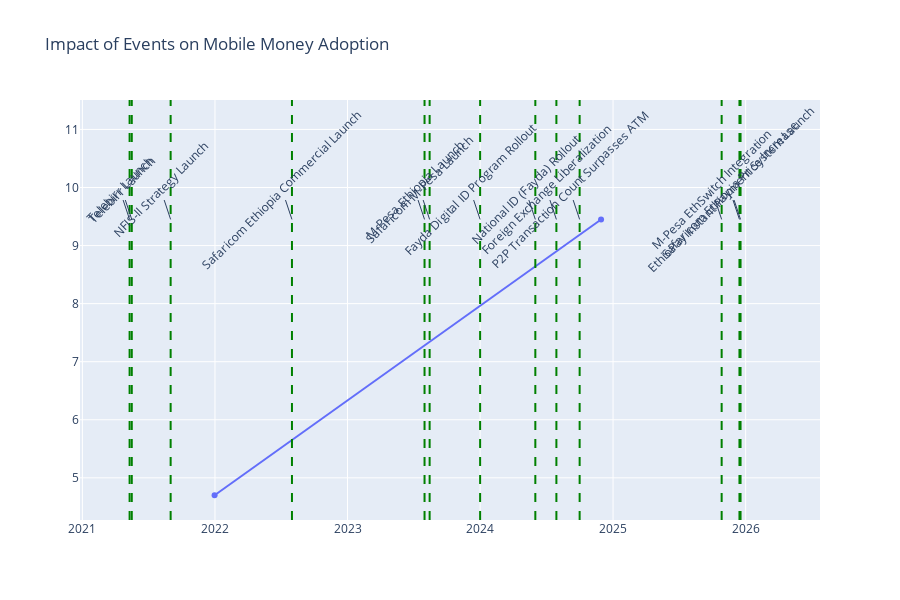

The notebook cell this image was saved under:
### Markdown cell above
### Cell 6: Event Timeline Overlay

### Code cell
# Filter events
events = df[df['record_type'] == 'event'].sort_values('observation_date')
observations = df[df['record_type'] == 'observation']

fig = go.Figure()

# Plot core indicator (e.g., Mobile Money Users)
mm_users = observations[observations['indicator_code'] == 'ACC_MM_ACCOUNT']
fig.add_trace(go.Scatter(x=mm_users['observation_date'], y=mm_users['value_numeric'], 
                         mode='lines+markers', name='Mobile Money Acc (%)'))

# Add vertical lines for events
for i, row in events.iterrows():
    fig.add_vline(x=row['observation_date'], line_dash="dash", line_color="green")
    fig.add_annotation(x=row['observation_date'], y=max(mm_users['value_numeric']),
                       text=row['indicator'], showarrow=True, textangle=-45)

fig.update_layout(title="Impact of Events on Mobile Money Adoption", height=600)
fig.show()

### Figure 1 — Plotly figure (JSON) as saved in the notebook; plotly's stock layout.template omitted (floating-point values rounded to 4 significant figures)
{"data": [{"mode": "lines+markers", "name": "Mobile Money Acc (%)", "type": "scatter", "x": ["2021-12-31T00:00:00.000000000", "2024-11-29T00:00:00.000000000"], "y": [4.7, 9.45]}], "layout": {"annotations": [{"showarrow": true, "text": "Telebirr Launch", "textangle": -45, "x": "2021-05-11T00:00:00", "y": 9.45}, {"showarrow": true, "text": "Telebirr Launch", "textangle": -45, "x": "2021-05-17T00:00:00", "y": 9.45}, {"showarrow": true, "text": "NFIS-II Strategy Launch", "textangle": -45, "x": "2021-09-01T00:00:00", "y": 9.45}, {"showarrow": true, "text": "Safaricom Ethiopia Commercial Launch", "textangle": -45, "x": "2022-08-01T00:00:00", "y": 9.45}, {"showarrow": true, "text": "M-Pesa Ethiopia Launch", "textangle": -45, "x": "2023-08-01T00:00:00", "y": 9.45}, {"showarrow": true, "text": "Safaricom M-Pesa Launch", "textangle": -45, "x": "2023-08-15T00:00:00", "y": 9.45}, {"showarrow": true, "text": "Fayda Digital ID Program Rollout", "textangle": -45, "x": "2024-01-01T00:00:00", "y": 9.45}, {"showarrow": true, "text": "National ID (Fayda) Rollout", "textangle": -45, "x": "2024-06-01T00:00:00", "y": 9.45}, {"showarrow": true, "text": "Foreign Exchange Liberalization", "textangle": -45, "x": "2024-07-29T00:00:00", "y": 9.45}, {"showarrow": true, "text": "P2P Transaction Count Surpasses ATM", "textangle": -45, "x": "2024-10-01T00:00:00", "y": 9.45}, {"showarrow": true, "text": "M-Pesa EthSwitch Integration", "textangle": -45, "x": "2025-10-27T00:00:00", "y": 9.45}, {"showarrow": true, "text": "Safaricom Ethiopia Price Increase", "textangle": -45, "x": "2025-12-15T00:00:00", "y": 9.45}, {"showarrow": true, "text": "EthioPay Instant Payment System Launch", "textangle": -45, "x": "2025-12-18T00:00:00", "y": 9.45}], "height": 600, "shapes": [{"line": {"color": "green", "dash": "dash"}, "type": "line", "x0": "2021-05-11T00:00:00", "x1": "2021-05-11T00:00:00", "xref": "x", "y0": 0, "y1": 1, "yref": "y domain"}, {"line": {"color": "green", "dash": "dash"}, "type": "line", "x0": "2021-05-17T00:00:00", "x1": "2021-05-17T00:00:00", "xref": "x", "y0": 0, "y1": 1, "yref": "y domain"}, {"line": {"color": "green", "dash": "dash"}, "type": "line", "x0": "2021-09-01T00:00:00", "x1": "2021-09-01T00:00:00", "xref": "x", "y0": 0, "y1": 1, "yref": "y domain"}, {"line": {"color": "green", "dash": "dash"}, "type": "line", "x0": "2022-08-01T00:00:00", "x1": "2022-08-01T00:00:00", "xref": "x", "y0": 0, "y1": 1, "yref": "y domain"}, {"line": {"color": "green", "dash": "dash"}, "type": "line", "x0": "2023-08-01T00:00:00", "x1": "2023-08-01T00:00:00", "xref": "x", "y0": 0, "y1": 1, "yref": "y domain"}, {"line": {"color": "green", "dash": "dash"}, "type": "line", "x0": "2023-08-15T00:00:00", "x1": "2023-08-15T00:00:00", "xref": "x", "y0": 0, "y1": 1, "yref": "y domain"}, {"line": {"color": "green", "dash": "dash"}, "type": "line", "x0": "2024-01-01T00:00:00", "x1": "2024-01-01T00:00:00", "xref": "x", "y0": 0, "y1": 1, "yref": "y domain"}, {"line": {"color": "green", "dash": "dash"}, "type": "line", "x0": "2024-06-01T00:00:00", "x1": "2024-06-01T00:00:00", "xref": "x", "y0": 0, "y1": 1, "yref": "y domain"}, {"line": {"color": "green", "dash": "dash"}, "type": "line", "x0": "2024-07-29T00:00:00", "x1": "2024-07-29T00:00:00", "xref": "x", "y0": 0, "y1": 1, "yref": "y domain"}, {"line": {"color": "green", "dash": "dash"}, "type": "line", "x0": "2024-10-01T00:00:00", "x1": "2024-10-01T00:00:00", "xref": "x", "y0": 0, "y1": 1, "yref": "y domain"}, {"line": {"color": "green", "dash": "dash"}, "type": "line", "x0": "2025-10-27T00:00:00", "x1": "2025-10-27T00:00:00", "xref": "x", "y0": 0, "y1": 1, "yref": "y domain"}, {"line": {"color": "green", "dash": "dash"}, "type": "line", "x0": "2025-12-15T00:00:00", "x1": "2025-12-15T00:00:00", "xref": "x", "y0": 0, "y1": 1, "yref": "y domain"}, {"line": {"color": "green", "dash": "dash"}, "type": "line", "x0": "2025-12-18T00:00:00", "x1": "2025-12-18T00:00:00", "xref": "x", "y0": 0, "y1": 1, "yref": "y domain"}], "title": {"text": "Impact of Events on Mobile Money Adoption"}}}
